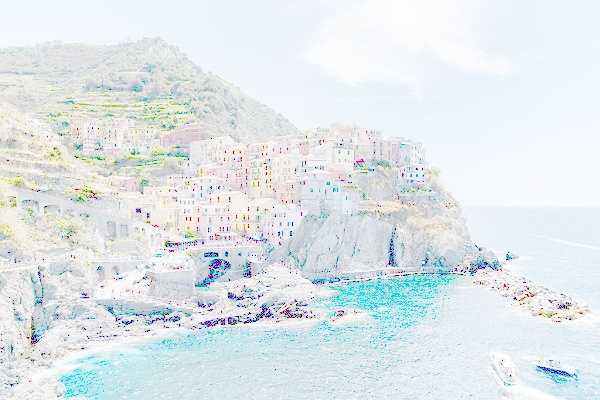
#> input picture gamma_transformed0.1.jpg, 600 x 400 px
$ python adaptivethreshold.py
#> lines starting #> are read from the running program, lines starting #| are printed output that depends on the picture; after the words box and inside, x2 and y2 are one past the last pixel; in counts of white or black regions, pixels touching at a corner belong together
import cv2
import numpy as np
import matplotlib.pyplot as plt

# Read the image
image = cv2.imread('gamma_transformed0.1.jpg')
#> image is the input picture: shape (400, 600, 3); mean B, G, R 234.7, 231.5, 224.2

# Convert to grayscale
gray_image = cv2.cvtColor(image, cv2.COLOR_BGR2GRAY)
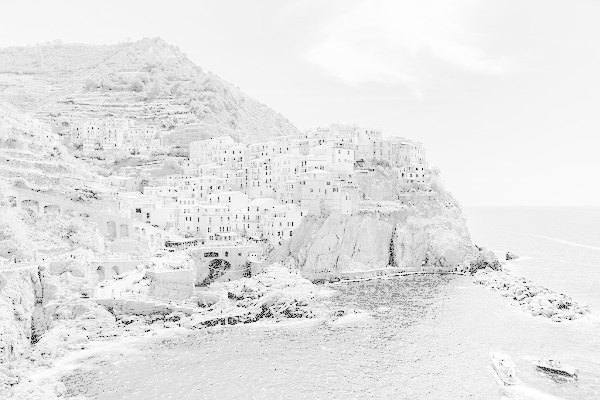
#> gray_image: shape (400, 600); min 0, max 255, mean 229.7

# Function to show image
def show_image(img, title):
    plt.imshow(img, cmap='gray')  # Corrected cmap
    plt.title(title)
    plt.axis('off')
    plt.show()

# Show original grayscale image
show_image(gray_image, "Original Grayscale Image")

# Adaptive Mean Thresholding
thresh_mean = cv2.adaptiveThreshold(
    gray_image, 255,
    cv2.ADAPTIVE_THRESH_MEAN_C,
    cv2.THRESH_BINARY,
    199, 5
)
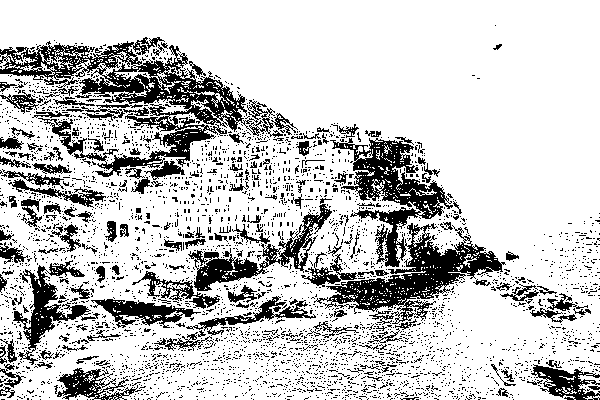
#> thresh_mean: shape (400, 600); 77.9% white; 3638 black regions (3466 under 20 px), largest, box (x1, y1, x2, y2) and area: (314, 138, 506, 325) 10351, (0, 37, 283, 177) 10241, (188, 204, 332, 291) 2700
show_image(thresh_mean, "Adaptive Mean Thresholding")

# Adaptive Gaussian Thresholding
thresh_gauss = cv2.adaptiveThreshold(
    gray_image, 255,
    cv2.ADAPTIVE_THRESH_GAUSSIAN_C,
    cv2.THRESH_BINARY,
    199, 5
)
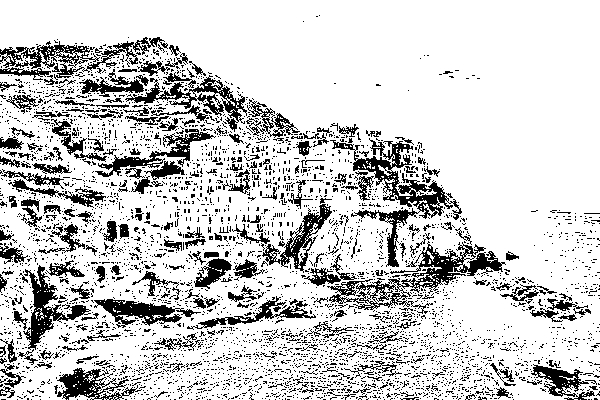
#> thresh_gauss: shape (400, 600); 80.6% white; 4077 black regions (3843 under 20 px), largest, box (x1, y1, x2, y2) and area: (330, 138, 462, 267) 3105, (327, 241, 506, 314) 2947, (0, 37, 168, 80) 1874
show_image(thresh_gauss, "Adaptive Gaussian Thresholding")
